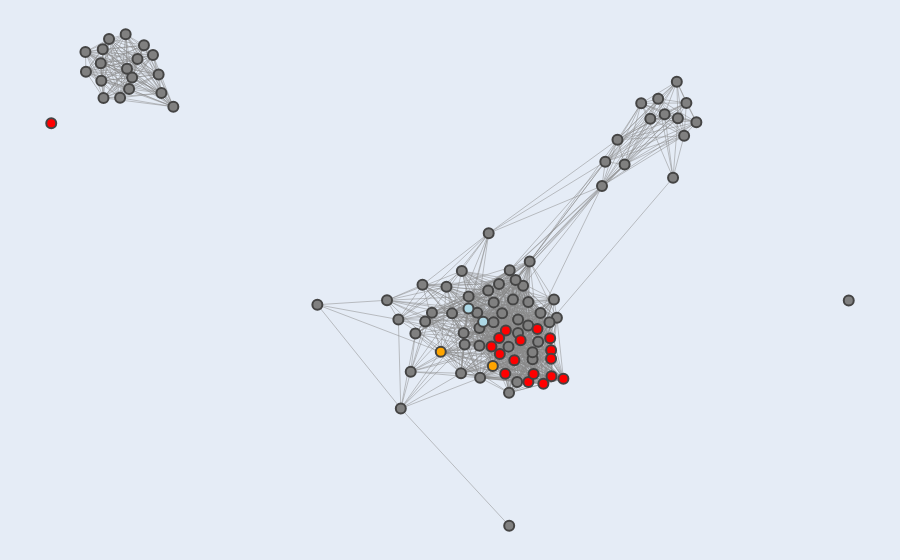

Notebook code for this chart:
### Markdown cell above
## Figure F

### Code cell
# nodes to be highlighted
red_nodes = ['R03D7.2', 'bath-45','bath-13', 'C04G6.6', 'C08F11.7', 'C38D9.2', 'F15D4.5', 'F41G4.7', 'F55B11.6','F58H7.5', 'fbxb-97', 'K09H9.7', 'rnh-1.3', 'scrm-4', 'timm-17B.2', 'Y48G1BM.6','Y53F4B.5']
light_blue_nodes = ['C18D4.6', 'Y20F4.4'] 
orange_nodes = ['W09B7.2', 'W09B7.1']

G, pos, partition = load_graph_positions_and_clusters()

# initialize dictionary to hold node priorities
node_priorities = {}

# assign priorities based on color groups
for node in G.nodes():
    if node in orange_nodes:
        node_priorities[node] = 4
    elif node in light_blue_nodes:
        node_priorities[node] = 3
    elif node in red_nodes:
        node_priorities[node] = 2
    else:  
        node_priorities[node] = 1 
        
# sort nodes by priority
sorted_nodes = sorted(G.nodes(), key=lambda node: node_priorities[node])

# prepare edge trace
edge_x = []
edge_y = []
for edge in G.edges():
    x0, y0 = pos[edge[0]]
    x1, y1 = pos[edge[1]]
    edge_x.extend([x0, x1, None])
    edge_y.extend([y0, y1, None])
edge_trace = go.Scatter(x=edge_x, y=edge_y, line=dict(width=0.5, color='#888'), hoverinfo='none', mode='lines')

# prepare node trace
hover_texts = []
node_colors = []
for node in sorted_nodes:
    if node in orange_nodes:
        node_colors.append('orange')
    elif node in light_blue_nodes:
        node_colors.append('lightblue')
    elif node in red_nodes:
        node_colors.append('red')
    else:
        node_colors.append('gray')

hover_texts = [f"Gene: {node}<br>Cluster ID: {partition[node]}<br>Top Neighbors: {', '.join(sorted(list(G.neighbors(node)))[:10])}" for node in sorted_nodes]

# append node data
node_trace = go.Scatter(
    x=[pos[node][0] for node in sorted_nodes], 
    y=[pos[node][1] for node in sorted_nodes], 
    mode='markers', 
    hoverinfo='text',
    marker=dict(showscale=False, size=10, color=node_colors, line_width=2),
    text=hover_texts)

# create figure
fig = go.Figure(data=[edge_trace, node_trace], 
                layout=go.Layout(
                    showlegend=False,
                    hovermode='closest',
                    margin=dict(b=0, l=0, r=0, t=0),
                    xaxis=dict(showgrid=False, zeroline=False, showticklabels=False),
                    yaxis=dict(showgrid=False, zeroline=False, showticklabels=False)))

plotly.offline.plot(fig, image_filename='r100_hrde-1_sid-1_dep_genes_clustering', image='svg') # saves in ~/Downloads and opens in browser.
fig.show()

### Figure 1 — Plotly figure (JSON) as saved in the notebook; plotly's stock layout.template omitted (floating-point values rounded to 4 significant figures; data arrays with more than 128 entries replaced by an {"elided": "..."} marker saying what was removed)
{"data": [{"hoverinfo": "none", "line": {"color": "#888", "width": 0.5}, "mode": "lines", "type": "scatter", "x": {"elided": "3855 float values"}, "y": {"elided": "3855 float values"}}, {"hoverinfo": "text", "marker": {"color": ["gray", "gray", "gray", "gray", "gray", "gray", "gray", "gray", "gray", "gray", "gray", "gray", "gray", "gray", "gray", "gray", "gray", "gray", "gray", "gray", "gray", "gray", "gray", "gray", "gray", "gray", "gray", "gray", "gray", "gray", "gray", "gray", "gray", "gray", "gray", "gray", "gray", "gray", "gray", "gray", "gray", "gray", "gray", "gray", "gray", "gray", "gray", "gray", "gray", "gray", "gray", "gray", "gray", "gray", "gray", "gray", "gray", "gray", "gray", "gray", "gray", "gray", "gray", "gray", "gray", "gray", "gray", "gray", "gray", "gray", "gray", "gray", "gray", "gray", "gray", "gray", "gray", "gray", "gray", "red", "red", "red", "red", "red", "red", "red", "red", "red", "red", "red", "red", "red", "red", "red", "red", "red", "lightblue", "lightblue", "orange", "orange"], "line": {"width": 2}, "showscale": false, "size": 10}, "mode": "markers", "text": ["Gene: C55C3.3<br>Cluster ID: 0<br>Top Neighbors: C09G5.7, R06C1.4, W09B7.2, ZK973.8, clp-6, dyf-3, lido-18, mif-2, spch-1, spe-41", "Gene: E01G4.5<br>Cluster ID: 1<br>Top Neighbors: F39E9.7, F39F10.4, F55C9.3, H09G03.1, K02E2.6, W04B5.1, W04B5.2, W05H12.2, Y105C5A.14, Y17D7B.4", "Gene: ZK402.3<br>Cluster ID: 1<br>Top Neighbors: E01G4.5, F39E9.7, F39F10.4, F55C9.3, H09G03.1, K02E2.6, W04B5.1, W04B5.2, W05H12.2, Y105C5A.14", "Gene: C09G5.7<br>Cluster ID: 0<br>Top Neighbors: C04G6.6, C30G12.1, C38C3.3, C55C3.3, Y57G7A.5, ZK795.2, ZK973.8, clp-6, elf-1, gpx-8", "Gene: hrde-1<br>Cluster ID: 2<br>Top Neighbors: cdk-1, cey-2, cpg-1, csr-1, hil-4, hsp-1, hsp-90, klp-15, klp-7, mcm-7", "Gene: R06C1.4<br>Cluster ID: 0<br>Top Neighbors: C04G6.6, C08F11.7, C18D4.6, C38C3.3, C38D9.2, C46G7.5, C55C3.3, E02H9.3, F09C8.2, F15D4.5", "Gene: Y57G11C.51<br>Cluster ID: 0<br>Top Neighbors: C46G7.5, E01G4.5, F39F10.4, R06C1.4, W05F2.4, W05H12.2, W09B7.2, Y20F4.4, ZK973.8, mif-2", "Gene: pan-1<br>Cluster ID: 0<br>Top Neighbors: C04G6.6, C08F11.7, C30G12.1, C46G7.5, F09C8.2, F55B11.6, K05C4.9, K09H9.7, T02G5.4, T11F9.10", "Gene: hil-4<br>Cluster ID: 2<br>Top Neighbors: cdk-1, cey-2, cpg-1, csr-1, hrde-1, hsp-1, hsp-90, klp-15, klp-7, mcm-7", "Gene: cdk-1<br>Cluster ID: 2<br>Top Neighbors: cey-2, cpg-1, csr-1, hil-4, hrde-1, hsp-1, hsp-90, klp-15, klp-7, mcm-7", "Gene: T16G12.4<br>Cluster ID: 0<br>Top Neighbors: C04G6.6, C08F11.7, C18D4.6, C38D9.2, C46G7.5, E02H9.3, F15D4.5, F41G4.7, F55B11.6, F58H7.5", "Gene: F39F10.4<br>Cluster ID: 1<br>Top Neighbors: E01G4.5, F09C8.2, F39E9.7, F55C9.3, H09G03.1, W04B5.1, W04B5.2, W05H12.2, Y105C5A.14, Y17D7B.4", "Gene: tbb-2<br>Cluster ID: 2<br>Top Neighbors: cdk-1, cey-2, cpg-1, csr-1, hil-4, hrde-1, hsp-1, hsp-90, klp-15, klp-7", "Gene: saeg-1<br>Cluster ID: 0<br>Top Neighbors: C04G6.6, C08F11.7, C18D4.6, C38D9.2, F09C8.2, F15D4.5, F41G4.7, F55B11.6, F58H7.5, K05C4.9", "Gene: W04B5.1<br>Cluster ID: 1<br>Top Neighbors: E01G4.5, F39E9.7, F39F10.4, F55C9.3, H09G03.1, K02E2.6, W04B5.2, W05H12.2, Y105C5A.14, Y17D7B.4", "Gene: spe-41<br>Cluster ID: 0<br>Top Neighbors: C04G6.6, C08F11.7, C09G5.7, C18D4.6, C38C3.3, C38D9.2, C55C3.3, F55B11.6, F58H7.5, K09H9.7", "Gene: csr-1<br>Cluster ID: 2<br>Top Neighbors: cdk-1, cey-2, hil-4, hrde-1, hsp-1, hsp-90, klp-15, klp-7, mcm-7, par-5", "Gene: mif-2<br>Cluster ID: 0<br>Top Neighbors: C18D4.6, C46G7.5, C55C3.3, E02H9.3, R06C1.4, T03D3.5, T16G12.4, W05F2.4, Y20F4.4, Y57G11C.51", "Gene: ZK973.8<br>Cluster ID: 0<br>Top Neighbors: C09G5.7, C30G12.1, C38C3.3, C55C3.3, F09C8.2, Y57G11C.51, Y57G7A.5, ZK795.2, bath-13, clp-6", "Gene: F39E9.7<br>Cluster ID: 1<br>Top Neighbors: E01G4.5, F39F10.4, F55C9.3, H09G03.1, K02E2.6, W04B5.1, W04B5.2, W05H12.2, Y105C5A.14, Y17D7B.4", "Gene: K02E2.6<br>Cluster ID: 1<br>Top Neighbors: E01G4.5, F39E9.7, F55C9.3, H09G03.1, W04B5.1, W04B5.2, W05H12.2, Y105C5A.14, Y17D7B.4, Y37E11B.2", "Gene: mcm-7<br>Cluster ID: 2<br>Top Neighbors: cdk-1, cey-2, cpg-1, csr-1, hil-4, hrde-1, hsp-1, hsp-90, klp-15, klp-7", "Gene: sea-2<br>Cluster ID: 0<br>Top Neighbors: C18D4.6, C46G7.5, E02H9.3, F09C8.2, R06C1.4, T16G12.4, W05F2.4, W09B7.1, W09B7.2, Y20F4.4", "Gene: W04B5.2<br>Cluster ID: 1<br>Top Neighbors: E01G4.5, F39E9.7, F39F10.4, F55C9.3, H09G03.1, K02E2.6, W04B5.1, W05H12.2, Y105C5A.14, Y17D7B.4", "Gene: klp-7<br>Cluster ID: 2<br>Top Neighbors: cdk-1, cey-2, csr-1, hil-4, hrde-1, hsp-1, hsp-90, klp-15, mcm-7, par-5", "Gene: fbxa-192<br>Cluster ID: 0<br>Top Neighbors: C04G6.6, C08F11.7, C18D4.6, F09C8.2, F58H7.5, K09H9.7, R06C1.4, T02G5.4, T03D3.5, T16G12.4", "Gene: ZK795.2<br>Cluster ID: 0<br>Top Neighbors: C04G6.6, C09G5.7, C38C3.3, F09C8.2, R03H10.6, T20F7.1, Y57G7A.5, ZK909.3, ZK973.8, clp-6", "Gene: par-5<br>Cluster ID: 2<br>Top Neighbors: cdk-1, cey-2, cpg-1, csr-1, hil-4, hrde-1, hsp-1, hsp-90, klp-15, klp-7", "Gene: hsp-90<br>Cluster ID: 2<br>Top Neighbors: cdk-1, cey-2, cpg-1, csr-1, hil-4, hrde-1, hsp-1, klp-15, klp-7, mcm-7", "Gene: gly-13<br>Cluster ID: 0<br>Top Neighbors: C04G6.6, C08F11.7, C18D4.6, C30G12.1, C38C3.3, C46G7.5, F09C8.2, F40D4.13, F55B11.6, K05C4.9", "Gene: klp-15<br>Cluster ID: 2<br>Top Neighbors: cdk-1, cey-2, cpg-1, csr-1, hil-4, hrde-1, hsp-1, hsp-90, klp-7, mcm-7", "Gene: cey-2<br>Cluster ID: 2<br>Top Neighbors: cdk-1, cpg-1, csr-1, hil-4, hrde-1, hsp-1, hsp-90, klp-15, klp-7, mcm-7", "Gene: C46G7.5<br>Cluster ID: 0<br>Top Neighbors: C04G6.6, C08F11.7, C18D4.6, E02H9.3, F09C8.2, F40D4.13, F55B11.6, K05C4.9, K09H9.7, R03H10.6", "Gene: citk-1<br>Cluster ID: 0<br>Top Neighbors: C04G6.6, C18D4.6, C30G12.1, C46G7.5, E02H9.3, F09C8.2, K09H9.7, R03H10.6, R06C1.4, T03D3.5", "Gene: T03D3.5<br>Cluster ID: 0<br>Top Neighbors: C18D4.6, C30G12.1, C38C3.3, E02H9.3, F09C8.2, K05C4.9, K09H9.7, T16G12.4, T20F7.1, bath-13", "Gene: E02H9.3<br>Cluster ID: 0<br>Top Neighbors: C18D4.6, C46G7.5, R06C1.4, T03D3.5, T16G12.4, W05F2.4, W09B7.2, Y20F4.4, citk-1, dyf-3", "Gene: ZK909.3<br>Cluster ID: 0<br>Top Neighbors: C08F11.7, C18D4.6, C30G12.1, C38C3.3, E01G4.5, F09C8.2, F39F10.4, K05C4.9, K09H9.7, T16G12.8", "Gene: H09G03.1<br>Cluster ID: 1<br>Top Neighbors: E01G4.5, F39E9.7, F39F10.4, F55C9.3, K02E2.6, W04B5.1, W04B5.2, W05H12.2, Y105C5A.14, Y17D7B.4", "Gene: Y47H10A.5<br>Cluster ID: 1<br>Top Neighbors: H09G03.1, W04B5.1, W04B5.2, Y17D7B.4, ZK402.3, his-24", "Gene: C38C3.3<br>Cluster ID: 0<br>Top Neighbors: C04G6.6, C08F11.7, C09G5.7, C18D4.6, F09C8.2, K09H9.7, R06C1.4, T03D3.5, T16G12.8, T20F7.1", "Gene: F40D4.13<br>Cluster ID: 0<br>Top Neighbors: C04G6.6, C08F11.7, C18D4.6, C30G12.1, C38D9.2, C46G7.5, F15D4.5, F41G4.7, F55B11.6, F58H7.5", "Gene: elf-1<br>Cluster ID: 0<br>Top Neighbors: C04G6.6, C09G5.7, C30G12.1, C38C3.3, C46G7.5, F09C8.2, F39F10.4, F40D4.13, F55B11.6, K05C4.9", "Gene: vet-6<br>Cluster ID: 0<br>Top Neighbors: C18D4.6, C30G12.1, C38C3.3, F09C8.2, F39F10.4, K05C4.9, K09H9.7, T03D3.5, T11F9.10, T16G12.8", "Gene: pyk-1<br>Cluster ID: 3<br>Top Neighbors: ", "Gene: lin-15B<br>Cluster ID: 0<br>Top Neighbors: C04G6.6, C18D4.6, C30G12.1, C46G7.5, F09C8.2, F40D4.13, K05C4.9, K09H9.7, R03H10.6, T03D3.5", "Gene: clp-6<br>Cluster ID: 0<br>Top Neighbors: C04G6.6, C09G5.7, C18D4.6, C38C3.3, C55C3.3, F09C8.2, F40D4.13, K05C4.9, K09H9.7, R06C1.4", "Gene: T02G5.4<br>Cluster ID: 0<br>Top Neighbors: C04G6.6, C08F11.7, C18D4.6, C30G12.1, C38D9.2, C46G7.5, F09C8.2, F15D4.5, F40D4.13, F41G4.7", "Gene: hsp-1<br>Cluster ID: 2<br>Top Neighbors: cdk-1, cey-2, cpg-1, csr-1, hil-4, hrde-1, hsp-90, klp-15, klp-7, mcm-7", "Gene: rme-2<br>Cluster ID: 2<br>Top Neighbors: cdk-1, cey-2, cpg-1, csr-1, hil-4, hrde-1, hsp-1, hsp-90, klp-15, klp-7", "Gene: ceh-20<br>Cluster ID: 0<br>Top Neighbors: C04G6.6, C08F11.7, C18D4.6, C30G12.1, C38C3.3, C38D9.2, C46G7.5, F09C8.2, F40D4.13, F41G4.7", "Gene: T11F9.10<br>Cluster ID: 0<br>Top Neighbors: C04G6.6, C08F11.7, C38D9.2, C46G7.5, F09C8.2, F15D4.5, F40D4.13, F41G4.7, F55B11.6, F58H7.5", "Gene: lido-18<br>Cluster ID: 0<br>Top Neighbors: C04G6.6, C08F11.7, C09G5.7, C18D4.6, C38C3.3, C38D9.2, C55C3.3, F15D4.5, F40D4.13, F41G4.7", "Gene: Y17D7B.4<br>Cluster ID: 1<br>Top Neighbors: E01G4.5, F39E9.7, F39F10.4, F55C9.3, H09G03.1, K02E2.6, W04B5.1, W04B5.2, W05H12.2, Y105C5A.14", "Gene: C30G12.1<br>Cluster ID: 0<br>Top Neighbors: C09G5.7, F09C8.2, F40D4.13, F55B11.6, K05C4.9, K09H9.7, R03H10.6, T02G5.4, T03D3.5, T16G12.8", "Gene: wago-1<br>Cluster ID: 2<br>Top Neighbors: cdk-1, cey-2, cpg-1, csr-1, hil-4, hrde-1, hsp-1, hsp-90, klp-15, klp-7", "Gene: cpg-1<br>Cluster ID: 2<br>Top Neighbors: cdk-1, cey-2, hil-4, hrde-1, hsp-1, hsp-90, klp-15, mcm-7, par-5, pgl-3", "Gene: T16G12.8<br>Cluster ID: 0<br>Top Neighbors: C04G6.6, C18D4.6, C30G12.1, C38C3.3, C38D9.2, F09C8.2, F15D4.5, F40D4.13, F55B11.6, F58H7.5", "Gene: pgl-3<br>Cluster ID: 2<br>Top Neighbors: cdk-1, cey-2, cpg-1, csr-1, hil-4, hrde-1, hsp-1, hsp-90, klp-15, klp-7", "Gene: Y57G7A.5<br>Cluster ID: 0<br>Top Neighbors: C04G6.6, C08F11.7, C09G5.7, C38C3.3, K09H9.7, R03H10.6, T20F7.1, ZK795.2, ZK909.3, ZK973.8", "Gene: K05C4.9<br>Cluster ID: 0<br>Top Neighbors: C30G12.1, C38D9.2, C46G7.5, F09C8.2, F40D4.13, F41G4.7, F58H7.5, K09H9.7, T03D3.5, T11F9.10", "Gene: F09C8.2<br>Cluster ID: 0<br>Top Neighbors: C04G6.6, C08F11.7, C18D4.6, C30G12.1, C38C3.3, C46G7.5, F39F10.4, F55B11.6, K05C4.9, K09H9.7", "Gene: wago-4<br>Cluster ID: 2<br>Top Neighbors: cdk-1, cey-2, cpg-1, csr-1, hil-4, hrde-1, hsp-1, hsp-90, klp-15, klp-7", "Gene: fkb-8<br>Cluster ID: 0<br>Top Neighbors: C30G12.1, C38D9.2, F15D4.5, F40D4.13, F41G4.7, F58H7.5, K05C4.9, K09H9.7, T11F9.10, T16G12.8", "Gene: tba-2<br>Cluster ID: 2<br>Top Neighbors: cdk-1, cey-2, cpg-1, csr-1, hil-4, hrde-1, hsp-1, hsp-90, klp-15, klp-7", "Gene: dyf-3<br>Cluster ID: 0<br>Top Neighbors: C55C3.3, E02H9.3, W09B7.2, mif-2", "Gene: Y105C5A.14<br>Cluster ID: 1<br>Top Neighbors: E01G4.5, F09C8.2, F39E9.7, F39F10.4, F55C9.3, H09G03.1, K02E2.6, W04B5.1, W04B5.2, W05H12.2", "Gene: Y37E11B.2<br>Cluster ID: 1<br>Top Neighbors: E01G4.5, F39E9.7, F39F10.4, F55C9.3, H09G03.1, K02E2.6, W04B5.1, W04B5.2, W05H12.2, Y105C5A.14", "Gene: T20F7.1<br>Cluster ID: 0<br>Top Neighbors: C04G6.6, C08F11.7, C18D4.6, C30G12.1, C38C3.3, C46G7.5, F09C8.2, F40D4.13, F55B11.6, K09H9.7", "Gene: gpx-8<br>Cluster ID: 0<br>Top Neighbors: C04G6.6, C08F11.7, C09G5.7, C18D4.6, C30G12.1, C38C3.3, C38D9.2, C46G7.5, F09C8.2, F15D4.5", "Gene: his-24<br>Cluster ID: 0<br>Top Neighbors: C30G12.1, C38D9.2, F15D4.5, F40D4.13, F41G4.7, F58H7.5, K05C4.9, K09H9.7, R06C1.4, T02G5.4", "Gene: qdpr-1<br>Cluster ID: 0<br>Top Neighbors: C04G6.6, C30G12.1, C38C3.3, F09C8.2, K09H9.7, R06C1.4, T02G5.4, T16G12.8, T20F7.1, W05H12.2", "Gene: W05F2.4<br>Cluster ID: 0<br>Top Neighbors: C18D4.6, C38C3.3, C46G7.5, E02H9.3, F09C8.2, K09H9.7, R06C1.4, T20F7.1, W09B7.2, Y20F4.4", "Gene: R03H10.6<br>Cluster ID: 0<br>Top Neighbors: C04G6.6, C08F11.7, C18D4.6, C30G12.1, C38D9.2, C46G7.5, F15D4.5, F40D4.13, F55B11.6, K09H9.7", "Gene: saeg-2<br>Cluster ID: 0<br>Top Neighbors: C04G6.6, C08F11.7, C38D9.2, C46G7.5, F15D4.5, F40D4.13, F41G4.7, F55B11.6, F58H7.5, K05C4.9", "Gene: pdfr-1<br>Cluster ID: 0<br>Top Neighbors: C04G6.6, C08F11.7, C18D4.6, C46G7.5, F09C8.2, F40D4.13, F55B11.6, K05C4.9, K09H9.7, T02G5.4", "Gene: glit-1<br>Cluster ID: 0<br>Top Neighbors: C04G6.6, C08F11.7, C18D4.6, C30G12.1, C38D9.2, C46G7.5, F09C8.2, F39F10.4, F40D4.13, F41G4.7", "Gene: W05H12.2<br>Cluster ID: 1<br>Top Neighbors: E01G4.5, F09C8.2, F39E9.7, F39F10.4, F55C9.3, H09G03.1, K02E2.6, W04B5.1, W04B5.2, Y105C5A.14", "Gene: F55C9.3<br>Cluster ID: 1<br>Top Neighbors: E01G4.5, F39E9.7, F39F10.4, H09G03.1, K02E2.6, W04B5.1, W04B5.2, W05H12.2, Y105C5A.14, Y17D7B.4", "Gene: spch-1<br>Cluster ID: 0<br>Top Neighbors: C55C3.3", "Gene: timm-17B.2<br>Cluster ID: 0<br>Top Neighbors: C04G6.6, C08F11.7, C18D4.6, C30G12.1, C38D9.2, C46G7.5, F09C8.2, F15D4.5, F40D4.13, F41G4.7", "Gene: C08F11.7<br>Cluster ID: 0<br>Top Neighbors: C04G6.6, C18D4.6, C38C3.3, C38D9.2, C46G7.5, F09C8.2, F15D4.5, F40D4.13, F41G4.7, F55B11.6", "Gene: C38D9.2<br>Cluster ID: 0<br>Top Neighbors: C04G6.6, C08F11.7, C18D4.6, F15D4.5, F40D4.13, F41G4.7, F55B11.6, F58H7.5, K05C4.9, K09H9.7", "Gene: F15D4.5<br>Cluster ID: 0<br>Top Neighbors: C04G6.6, C08F11.7, C18D4.6, C38D9.2, F40D4.13, F41G4.7, F55B11.6, F58H7.5, K09H9.7, R03H10.6", "Gene: fbxb-97<br>Cluster ID: 0<br>Top Neighbors: C04G6.6, C08F11.7, C18D4.6, C30G12.1, C38C3.3, C38D9.2, C46G7.5, F09C8.2, F15D4.5, F40D4.13", "Gene: K09H9.7<br>Cluster ID: 0<br>Top Neighbors: C04G6.6, C08F11.7, C18D4.6, C30G12.1, C38C3.3, C38D9.2, C46G7.5, F09C8.2, F15D4.5, F40D4.13", "Gene: scrm-4<br>Cluster ID: 0<br>Top Neighbors: C04G6.6, C08F11.7, C18D4.6, C38D9.2, F15D4.5, F40D4.13, F55B11.6, F58H7.5, K09H9.7, R06C1.4", "Gene: rnh-1.3<br>Cluster ID: 0<br>Top Neighbors: C04G6.6, C08F11.7, C18D4.6, C38D9.2, C46G7.5, F15D4.5, F40D4.13, F41G4.7, F55B11.6, F58H7.5", "Gene: bath-45<br>Cluster ID: 0<br>Top Neighbors: C04G6.6, C08F11.7, C18D4.6, C30G12.1, C38D9.2, F15D4.5, F40D4.13, F41G4.7, F55B11.6, F58H7.5", "Gene: bath-13<br>Cluster ID: 0<br>Top Neighbors: C04G6.6, C08F11.7, C18D4.6, C30G12.1, C38C3.3, C38D9.2, C46G7.5, F09C8.2, F15D4.5, F40D4.13", "Gene: F58H7.5<br>Cluster ID: 0<br>Top Neighbors: C04G6.6, C08F11.7, C38D9.2, F15D4.5, F40D4.13, F41G4.7, F55B11.6, K05C4.9, K09H9.7, T02G5.4", "Gene: C04G6.6<br>Cluster ID: 0<br>Top Neighbors: C08F11.7, C09G5.7, C18D4.6, C38C3.3, C38D9.2, C46G7.5, F09C8.2, F15D4.5, F40D4.13, F41G4.7", "Gene: Y48G1BM.6<br>Cluster ID: 0<br>Top Neighbors: C04G6.6, C08F11.7, C18D4.6, C38D9.2, F15D4.5, F40D4.13, F41G4.7, F55B11.6, F58H7.5, K09H9.7", "Gene: F55B11.6<br>Cluster ID: 0<br>Top Neighbors: C04G6.6, C08F11.7, C18D4.6, C30G12.1, C38D9.2, C46G7.5, F09C8.2, F15D4.5, F40D4.13, F41G4.7", "Gene: R03D7.2<br>Cluster ID: 4<br>Top Neighbors: ", "Gene: F41G4.7<br>Cluster ID: 0<br>Top Neighbors: C04G6.6, C08F11.7, C38D9.2, F15D4.5, F40D4.13, F55B11.6, F58H7.5, K05C4.9, K09H9.7, T02G5.4", "Gene: Y53F4B.5<br>Cluster ID: 0<br>Top Neighbors: C04G6.6, C30G12.1, C38D9.2, F15D4.5, F40D4.13, F41G4.7, F55B11.6, F58H7.5, K05C4.9, K09H9.7", "Gene: Y20F4.4<br>Cluster ID: 0<br>Top Neighbors: C04G6.6, C08F11.7, C18D4.6, C46G7.5, E02H9.3, F09C8.2, K09H9.7, R06C1.4, T16G12.4, T16G12.8", "Gene: C18D4.6<br>Cluster ID: 0<br>Top Neighbors: C04G6.6, C08F11.7, C38C3.3, C38D9.2, C46G7.5, E02H9.3, F09C8.2, F15D4.5, F40D4.13, F55B11.6", "Gene: W09B7.2<br>Cluster ID: 0<br>Top Neighbors: C04G6.6, C08F11.7, C18D4.6, C46G7.5, C55C3.3, E02H9.3, F15D4.5, F41G4.7, F55B11.6, K09H9.7", "Gene: W09B7.1<br>Cluster ID: 0<br>Top Neighbors: C04G6.6, C08F11.7, C38D9.2, C46G7.5, F09C8.2, F15D4.5, F40D4.13, F41G4.7, F55B11.6, F58H7.5"], "type": "scatter", "x": [-0.12, 0.4217, 0.5234, -0.09526, -0.8496, 0.03707, 0.09971, 0.07652, -0.7256, -0.7186, 0.07652, 0.383, -0.8635, 0.173, 0.481, 0.03051, -0.8653, -0.1261, -0.0836, 0.619, 0.5701, -0.7919, -0.06582, 0.5728, -0.6888, 0.1604, -0.04222, -0.7784, -0.9086, 0.1987, -0.7397, -0.7623, 0.07107, 0.04964, 0.03254, -0.1546, 0.2023, 0.5397, 0.5607, 0.00805, 0.2094, 0.09846, 0.1858, 1, 0.1255, 0.03956, 0.2234, -0.8689, -0.9073, 0.1732, 0.2094, 0.07828, 0.5884, 0.1118, -0.8219, -0.8703, 0.1984, -0.8047, -0.05899, 0.2703, 0.1671, -0.808, 0.1505, -0.7994, -0.3287, 0.4396, 0.594, 0.1122, 0.1493, 0.2517, 0.1523, -0.005873, 0.1334, 0.1708, 0.2629, 0.2293, 0.3913, 0.5038, 0.151, 0.2216, 0.1276, 0.199, 0.2119, 0.1795, 0.1426, 0.2534, 0.1411, 0.2558, 0.1259, 0.2365, 0.1067, 0.2557, 0.1638, -0.9941, 0.2568, 0.2865, 0.04917, 0.08592, -0.02014, 0.1101], "y": [-0.4533, 0.3395, 0.4603, -0.3447, 0.6369, -0.2306, 0.06346, -0.216, 0.5319, 0.4771, -0.2684, 0.2032, 0.4628, -0.2303, 0.4469, -0.3496, 0.6066, -0.1908, -0.2324, 0.3909, 0.5107, 0.5233, -0.08864, 0.403, 0.4368, -0.1317, -0.171, 0.5778, 0.5984, -0.1393, 0.5894, 0.6179, -0.1711, -0.1226, -0.04777, -0.134, -0.01975, 0.4146, 0.2273, -0.1727, -0.3083, -0.1051, -0.09146, -0.135, -0.0864, -0.2644, -0.2565, 0.5131, 0.54, -0.1908, -0.2877, -0.3629, 0.3514, -0.1988, 0.4632, 0.5652, -0.2084, 0.5489, -0.1964, -0.1859, -0.07425, 0.6506, -0.407, 0.4891, -0.1472, 0.2666, 0.4479, -0.1403, -0.2708, -0.1987, -0.04522, -0.09453, -0.1725, -0.375, -0.1317, -0.1718, 0.2746, 0.4014, -0.7992, -0.2191, -0.2927, -0.375, -0.3516, -0.2517, -0.2233, -0.2459, -0.3507, -0.2812, -0.2455, -0.3803, -0.2702, -0.3065, -0.3111, 0.3879, -0.358, -0.3657, -0.1581, -0.1973, -0.2861, -0.3278]}], "layout": {"hovermode": "closest", "margin": {"b": 0, "l": 0, "r": 0, "t": 0}, "showlegend": false, "xaxis": {"showgrid": false, "showticklabels": false, "zeroline": false}, "yaxis": {"showgrid": false, "showticklabels": false, "zeroline": false}}}
